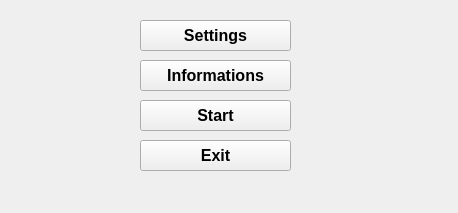
<?xml version="1.0" encoding="UTF-8"?>
<ui version="4.0">
 <class>Form</class>
 <widget class="QWidget" name="Form">
  <property name="geometry">
   <rect>
    <x>0</x>
    <y>0</y>
    <width>458</width>
    <height>213</height>
   </rect>
  </property>
  <property name="minimumSize">
   <size>
    <width>458</width>
    <height>213</height>
   </size>
  </property>
  <property name="maximumSize">
   <size>
    <width>458</width>
    <height>213</height>
   </size>
  </property>
  <property name="windowTitle">
   <string>CNC_UI</string>
  </property>
  <widget class="QPushButton" name="setting_btn">
   <property name="geometry">
    <rect>
     <x>140</x>
     <y>20</y>
     <width>151</width>
     <height>31</height>
    </rect>
   </property>
   <property name="font">
    <font>
     <family>Arial</family>
     <pointsize>12</pointsize>
     <weight>75</weight>
     <bold>true</bold>
    </font>
   </property>
   <property name="text">
    <string>Settings</string>
   </property>
  </widget>
  <widget class="QPushButton" name="information_btn">
   <property name="geometry">
    <rect>
     <x>140</x>
     <y>60</y>
     <width>151</width>
     <height>31</height>
    </rect>
   </property>
   <property name="font">
    <font>
     <family>Arial</family>
     <pointsize>12</pointsize>
     <weight>75</weight>
     <bold>true</bold>
    </font>
   </property>
   <property name="text">
    <string>Informations</string>
   </property>
  </widget>
  <widget class="QPushButton" name="start_btn">
   <property name="geometry">
    <rect>
     <x>140</x>
     <y>100</y>
     <width>151</width>
     <height>31</height>
    </rect>
   </property>
   <property name="font">
    <font>
     <family>Arial</family>
     <pointsize>12</pointsize>
     <weight>75</weight>
     <bold>true</bold>
    </font>
   </property>
   <property name="text">
    <string>Start</string>
   </property>
  </widget>
  <widget class="QPushButton" name="pushButton">
   <property name="geometry">
    <rect>
     <x>140</x>
     <y>140</y>
     <width>151</width>
     <height>31</height>
    </rect>
   </property>
   <property name="font">
    <font>
     <family>Arial</family>
     <pointsize>12</pointsize>
     <weight>75</weight>
     <bold>true</bold>
    </font>
   </property>
   <property name="text">
    <string>Exit</string>
   </property>
  </widget>
 </widget>
 <resources/>
 <connections/>
</ui>
